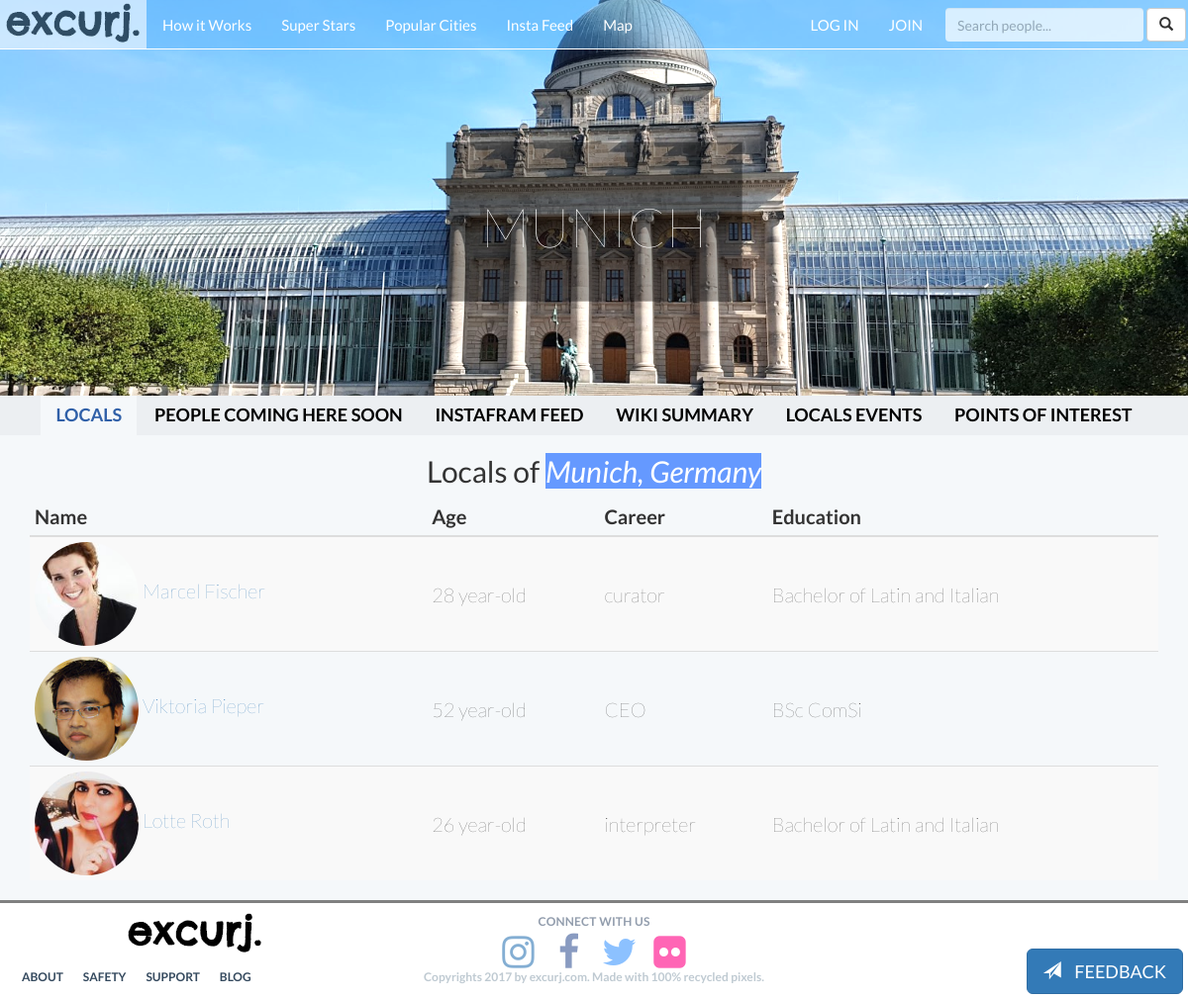
Page /city/munich-germany/ on the earlier database version.
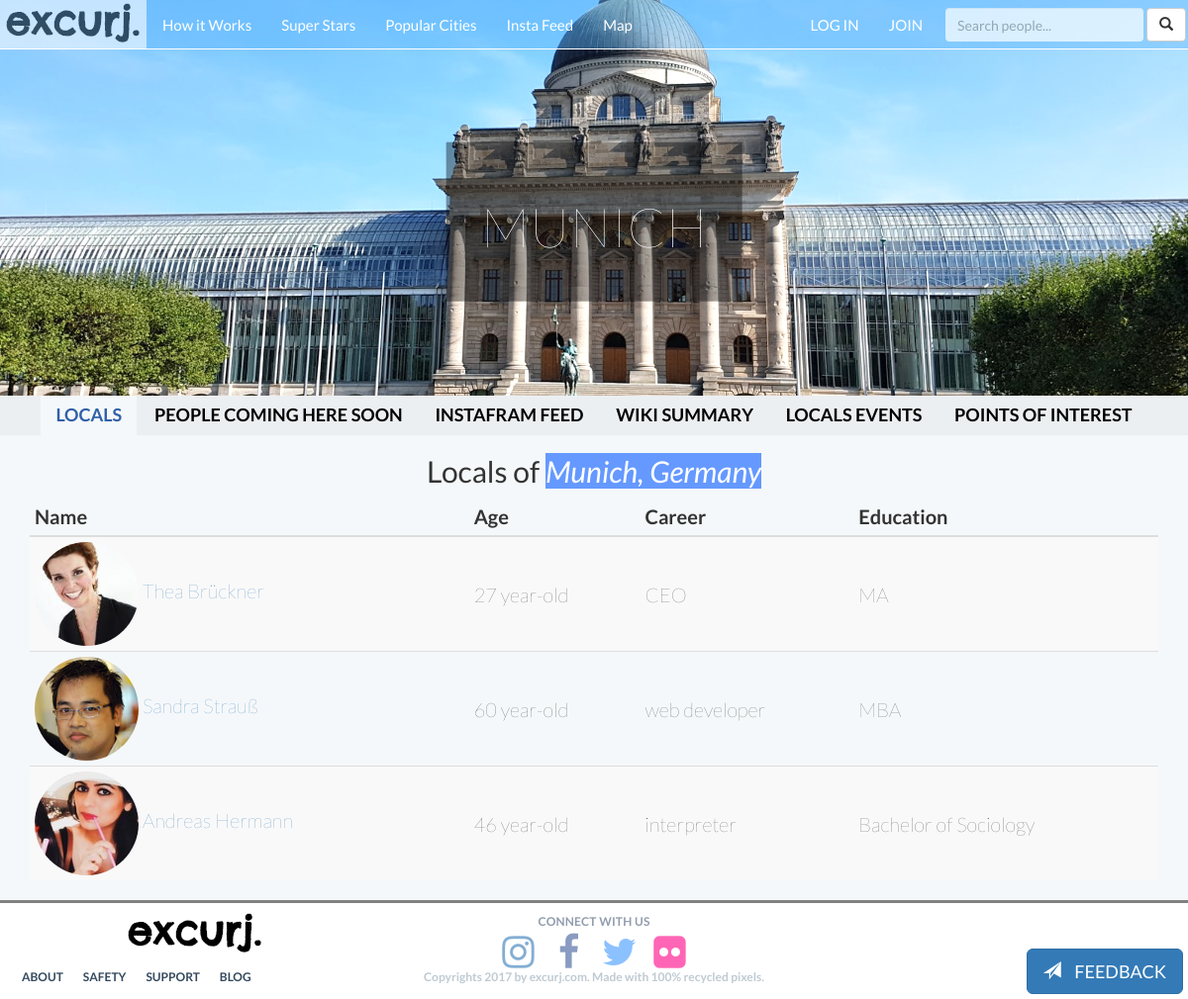
Same page on the later database version.
### excurj/models.py (models this page shows, shortened)
class City(models.Model):
	city_id = models.CharField(primary_key=True, max_length=150)
	name = models.CharField(max_length=128, blank=True)
	country = models.CharField(max_length=128, blank=True)
	description = models.CharField(max_length=1000, blank=True)
	city_image = models.ImageField(blank=True, upload_to='city_pictures')
	slug = models.SlugField()#MUST MAKE UNIQUE =TRUE AGAIN
	lat = models.FloatField(blank=True, null=True)
	lng = models.FloatField(blank=True, null=True)
	class Meta:
		verbose_name_plural = 'Cities'
	def display_name(self):
		return self.name.split(",")[0]
	display_name = property(display_name)

class UserProfile(models.Model):
	user = models.OneToOneField(User, related_name='profile', primary_key=True)
	city_search_text = models.CharField(blank=True, max_length=300)
	city = models.ForeignKey(City, blank=True, null=True, related_name='city') #Each User Profile must be related to one city.
	prof_pic = models.ImageField(blank=True, upload_to='profile_pictures')
	dob = models.DateField(blank=True, null=True)
	sex = models.CharField(max_length=10, blank=True)
	education = models.CharField(blank=True, max_length=200)
	career = models.CharField(blank=True, max_length=200)
	about_you = models.CharField(max_length=500, blank=True)
	music_movies_books = models.CharField(max_length=1000, blank=True)
	friendship = models.CharField(max_length=500, blank=True)
	what_will_you_show_visitors = models.CharField(max_length=1000, blank=True)
	def age(self):
		import datetime
		return int((datetime.date.today() - self.dob).days / 365.25  )
	age = property(age)

### excurj/views.py (the view)
# urls.py: url(r'^city/(?P<city_name_slug>[\w\-]+)/$', views.show_city, name='show_city'),
def show_city(request, city_name_slug):
	context_dict={}
	try:
		city = City.objects.get(slug=city_name_slug)
		city_locals_profiles = UserProfile.objects.filter(city=city)
		excursions = Excursion.objects.filter(city=city)
		context_dict['city']=city
		context_dict['city_locals_profiles']=city_locals_profiles
		context_dict['excursions'] = excursions
	except City.DoesNotExist:
		context_dict['city']=None
	except UserProfile.DoesNotExist:
		context_dict['city_locals_profiles']=None
	except Excursion.DoesNotExist:
		context_dict['excursions'] = None
	except City.MultipleObjectsReturned:
		city = City.objects.filter(slug=city_name_slug)[0]
	return render(request, 'excurj/city.html', context_dict)

### templates/excurj/city.html (shortened to what this page needs)
{% extends 'excurj/base.html' %}
{% load staticfiles %}
{% block body_block %}
<div class="jumbotron" id="city_jumbotron">
	<div class="container" style="background-image:url('{{ MEDIA_URL }}{{city.city_image}}');">
		<div class="city_header">
			<h1> {{city.display_name.upper}} </h1>
		</div>
	</div>
</div>
	<ul class="nav  navbar-centered" id="tabs">
		<li class="active" role="presentation"><a data-toggle="tab" href="#locals">LOCALS</a></li>
		<li role="presentation"><a data-toggle="tab" href="#coming">PEOPLE COMING HERE SOON</a></li>
		<li role="presentation"><a data-toggle="tab" href="#insta">INSTAFRAM FEED</a></li>
		<li role="presentation"><a data-toggle="tab" href="#wiki">WIKI SUMMARY</a></li>
		<li role="presentation" title="Coming Soon!"><a data-toggle="tab" href="javascript:void(0)" title="coming soon!">LOCALS EVENTS</a></li>
		<li title="Coming Soon!"><a data-toggle="tab" href="javascript:void(0)" title="coming soon!">POINTS OF INTEREST</a></li>
	</ul>
<div class="tab-content">
    <div id="locals" class="tab-pane fade in active">
	<div class="container table-responsive">
	  <h2 style="text-align: center;"> Locals of <span style="background-color: #6599ff; color: white"> <i>{{city.name}} </i></span></h2>
	  <table class="table table-striped table-condensed table-hover">
	    <thead>
	      <tr>
	        <th>Name</th>
	        <th>Age</th>
	        <th>Career</th>
	        <th>Education</th>
	      </tr>
	    </thead>
	    <tbody>
	   	{% if city_locals_profiles %}
	    {% for local in city_locals_profiles %}
	      <tr>
	        <td><img src=" {{ local.prof_pic.url }} " class="img-circle" width="105px" height="105px">  <a href="{% url 'excurj:show_profile' local.user.username %}">{{local.user.first_name.title}}  {{local.user.last_name.title}}</a>   </td>
	        <td>{{local.age}} year-old</td>
	        <td> {{local.career}} </td>
	        <td>  {{local.education}} </td>
	      </tr>
	    {% endfor %}
    	{% else %}
		<strong>There's no people in this city yet :( but there'll be soon! :)</strong>
		{% endif %}
	    </tbody>
	  </table>
	</div>
    </div>
  </div>
{% endblock %}

### templates/excurj/base.html (shortened to what this page needs)
<!DOCTYPE html>
{% load staticfiles %}
{% load crispy_forms_tags %}
{% load widget_tweaks %}
<html lang="en">
  <head>
    <link href="https://afeld.github.io/emoji-css/emoji.css" rel="stylesheet">
    <link href="{% static 'css/bootstrap.min.css'%} " rel="stylesheet">
    <link rel="stylesheet" type="text/css" href=" {% static 'css/style.css' %} ">
    <link href="//maxcdn.bootstrapcdn.com/font-awesome/4.2.0/css/font-awesome.min.css" rel="stylesheet">
    <link rel="stylesheet" href="https://ajax.googleapis.com/ajax/libs/jqueryui/1.12.1/themes/smoothness/jquery-ui.css">
  </head>
  <body>
    <form action=" {% url 'excurj:feedback' %} ">
        <button id="feedback" class="btn btn-lg btn-primary" name="feedback">
        <span class="glyphicon glyphicon-send" style="padding-right: 10px;"></span>  FEEDBACK
      </button>
    </form>
    <div>
    	<nav class="navbar navbar-default navbar-fixed-top">
    		<div class="container-fluid">
          <div class="navbar-header">
            <a href=" {% url 'excurj:index' %} "><img src=" {% static 'images/logo.png' %} "></a>
          </div>
          <div class="collapse navbar-collapse " id="mainNavBar">
            <ul class="nav navbar-nav ">
              <li><a href="{% url 'excurj:index' %}#how-it-works">How it Works</a></li>
              <li><a href=" {% url 'excurj:index' %}#superstars">Super Stars</a></li>
              <li><a href=" {% url 'excurj:index' %}#popularcities ">Popular Cities</a></li>
              <li><a href=" {% url 'excurj:index' %}#insta ">Insta Feed</a></li>
              <li><a href=" {% url 'excurj:index' %}#map_canvas ">Map</a></li>
            </ul>
            <form class="navbar-form navbar-right no_mobile" action=" {% url 'excurj:search' %} ">
                <div class="form-group no_mobile">
                    <input type="text" name="q" class="form-control no_mobile" placeholder="Search people..." id="topsearchbox">
                </div>
                  <button type="submit" class="btn btn-default no_mobile"><span class="glyphicon glyphicon-search"></span></button>
            </form>
            <ul class="nav navbar-nav navbar-right">
            {% if not request.user.is_authenticated %}
              <li><a href=" {% url 'auth_login' %} ">LOG IN</a></li>
              <li><a href=" {% url 'registration_register' %} " id="jump">JOIN</a></li>
            {% endif %}
            </ul>
          </div>
        </div>
    	</nav>
      <div>
        {% block body_block %}{% endblock %}
      </div>
    <footer style="text-align: center;max-height: 100px;>
      <div class="container">
        <div class="row">
          <div class="col-md-4 col-xs-12">
            <a href=" {% url 'excurj:index' %} " class="">
              <img src=" {% static 'images/logo.png' %} " class="">
            </a>
          </div>
          <div class="col-md-4 col-xs-12">
            <div class="call-to-action">Connect with us</div>
            <a href='#'><i class="fa fa-instagram fa-3x fa-fw"></i></a>
            <a href='#'><i class="fa fa-facebook fa-3x fa-fw"></i></a>
            <a href='#'><i class="fa fa-twitter fa-3x fa-fw"></i></a>
            <a href='#'><i class="fa fa-flickr fa-3x fa-fw"></i></a>
          </div>
        </div>
        <div class="row">
          <div class="col-lg-4">
            <ul class="footer-links">
                <li> <a href="">ABOUT</a> </li>
                <li> <a href="">SAFETY</a> </li>
                <li> <a href="">SUPPORT</a> </li>
                <li> <a href="">BLOG</a> </li>
            </ul>
          </div>
          <div class="col-lg-4">
            <div class="copyrights">
              <p class="" >
                Copyrights 2017 by excurj.com. Made with 100% recycled pixels.
              </p>
            </div>
          </div>
        </div>
      </div>
  </body>
</html>

### static/css/style.css (style rules this page uses)
html { padding-top: 0px; line-height: 1.1; font-family: 'Lato', sans-serif !important; font-weight: lighter; }
body { line-height: 1.1; font-family: 'Lato', sans-serif !important; font-weight: lighter; }
#jump { animation: top .7s linear infinite }
nav.navbar { border-bottom: 1px solid white; background-color: rgba(99,184,255,0.4); transition: background-color 1s ease 0s; font-weight: bolder; font-size: 15px; height: 10px; }
.navbar-header { opacity: .6; }
.navbar-default .navbar-nav>li>a { color: white; }
.container-fluid { padding: 0; }
.active { background-color: #f5f8fa; opacity: 1; }
#topsearchbox { width: 200px; -webkit-transition: width 0.4s ease; transition: width 0.4s ease; border: none; opacity: .7; }
.jumbotron { background: no-repeat fixed; background-size: cover; margin: 0; color: white; padding: 0px; width: 100%; object-fit: cover; }
.jumbotron h1 { font-size: 56px; font-weight: lighter; color: #FFFFFF; text-align: center; }
.ready-header, .city_header { position: absolute; text-align: center; top: 60%; left: 50%; transform: translate(-50%, -60%); background-color: rgba(255,255,255,.2); padding: 35px; }
.city_header { position: absolute; text-align: center; top: 60%; left: 50%; transform: translate(-50%, -60%); background-color: rgba(0,0,0,.4); padding: 35px; }
.city_header h1 { color: white; font-size: 55px; font-weight: lighter; line-height: 1.1; }
footer { background-color: white; border-top: 3px solid grey; font-size: .9em; padding: 7px; }
ul.footer-links { margin-left: -25px; }
ul.footer-links li { list-style-type: none; float: left; text-transform: uppercase; margin-right: 20px; margin-bottom: 0.75em; font-size: 12px; font-weight: bold; }
ul.footer-links li a { display: block; color: #34495e; }
.copyrights { clear: left; text-transform: none; font-size: 12px; font-weight: 700; color: #bfcad2; }
.call-to-action { color: #929dad; font-size: 12px; font-weight: 700; letter-spacing: .2px; text-transform: uppercase; padding: 5px; }
.fa-twitter { color: #4099FF; }
.fa-facebook { color: #3B5998; }
.fa-flickr { color: #ff0084; }
.fa { opacity: 0.6; transition: 0s; -webkit-transition: 0s; }
.navbar-default .navbar-collapse, .navbar-default .navbar-form { padding: 0 8px; }
.container-fluid>.navbar-collapse, .container-fluid>.navbar-header, .container>.navbar-collapse, .container>.navbar-header { margin-right: 1px; margin-left: -5px; }
div.jumbotron#city_jumbotron .container { margin: 0; padding: 0; min-height: 400px; position: relative; background-image: url('../media/city_pictures.jpg'); background-position: center center; background-size: cover; opacity: 1; width: 100%; -webkit-filter: brightness(1.10); filter: brightness(1.10); }
ul.nav#tabs { border-bottom: none !important; text-align:center !important; width: 100%; background-color: #eceff2; }
ul.nav#tabs li a { color: black; }
ul.nav#tabs li.active a { color: #3060A8; background-color: transparent; }
ul.nav#tabs li.active { opacity: 1; }
ul.nav#tabs li { display: inline-block !important; font-size: 18px; font-weight: bold; }
.table>tbody>tr>td, .table>tbody>tr>th, .table>tfoot>tr>td, .table>tfoot>tr>th, .table>thead>tr>td, .table>thead>tr>th { vertical-align: middle; font-size: 20px; }
table.table { width: 100%; }
body button#feedback { position: fixed; bottom: 5px; right: 5px; z-index: 5; }

Differences in the rows shown:
changed UserProfile: user.first_name "Marcel" → "Thea"; user.last_name "Fischer" → "Brückner"; age "28" → "27"; career "curator" → "CEO"; education "Bachelor of Latin and Italian" → "MA"
changed UserProfile: user.first_name "Viktoria" → "Sandra"; user.last_name "Pieper" → "Strauß"; age "52" → "60"; career "CEO" → "web developer"; education "BSc ComSi" → "MBA"
changed UserProfile "interpreter": user.first_name "Lotte" → "Andreas"; user.last_name "Roth" → "Hermann"; age "26" → "46"; education "Bachelor of Latin and Italian" → "Bachelor of Sociology"
